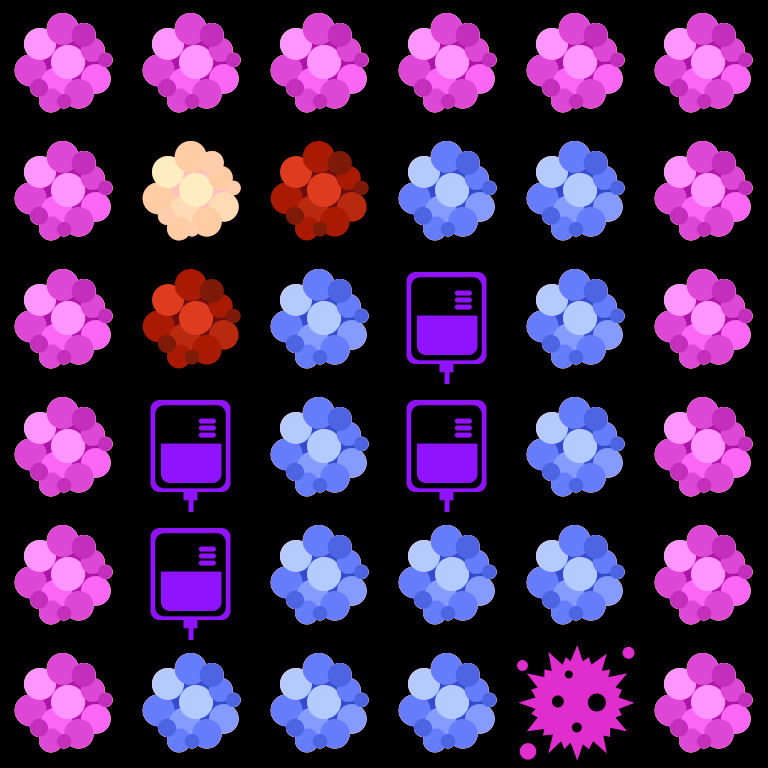

The image is a tile-based game level rendered from a .tmx file. Its description and complete source (layers, tilesets, objects, tile grids) follow:
An orthogonal 6x6 tile map with 128x128 px tiles, 1 tile layer (Tile Layer 1).

<map version="1.0" tiledversion="1.0.3" orientation="orthogonal" renderorder="right-down" width="6" height="6" tilewidth="128" tileheight="128" nextobjectid="1">
 <tileset firstgid="1" name="Tiles" tilewidth="128" tileheight="128" tilecount="14" columns="7">
  <image source="../images/Tiles.png" width="896" height="256" />
 </tileset>
 <layer name="Tile Layer 1" width="6" height="6">
  <data encoding="csv">
6,6,6,6,6,6,
6,14,13,2,2,6,
6,13,2,5,2,6,
6,5,2,5,2,6,
6,5,2,2,2,6,
6,2,2,2,7,6
</data>
 </layer>
</map>
